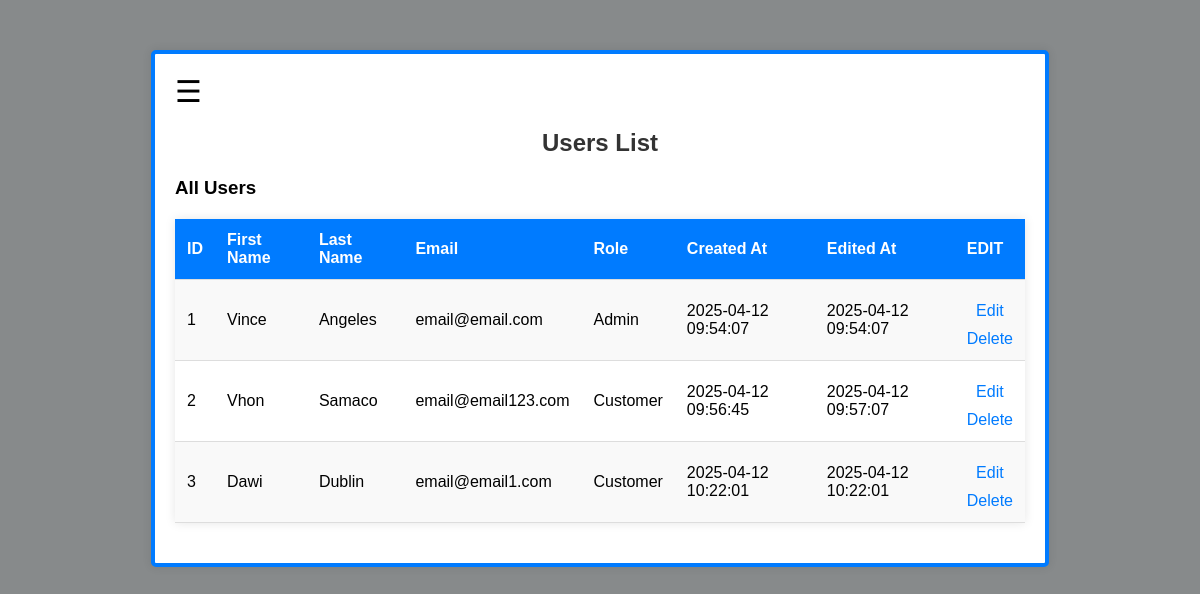
The app's page /users.php (signed in) with its own data.
### tables this page shows
CREATE TABLE `users1` (
  `id` int(11) NOT NULL,
  `firstname` varchar(50) NOT NULL,
  `lastname` varchar(50) NOT NULL,
  `email` varchar(100) NOT NULL,
  `password` varchar(255) NOT NULL,
  `created_at` timestamp NOT NULL DEFAULT current_timestamp(),
  `edited_at` timestamp NOT NULL DEFAULT current_timestamp() ON UPDATE current_timestamp(),
  `role` enum('Admin','Customer') DEFAULT NULL
);

### users.php (the view, shortened to what this page needs)
<?php
include 'connection.php';
$query = "SELECT id, firstname, lastname, email, role, created_at, edited_at FROM users1";
$result = $conn->query($query);
?>
<!DOCTYPE html>
<html lang="en">
<head>
    <link rel="stylesheet" type="text/css" href="styles.css">
</head>
<body>
    <div class="container large-container">
        <span style="font-size:30px;cursor:pointer" onclick="openNav()">&#9776;</span>
        <h2>Users List</h2>
        <h3>All Users</h3>
        <table>
            <tr>
                <th>ID</th>
                <th>First Name</th>
                <th>Last Name</th>
                <th>Email</th>
                <th>Role</th>
		        <th>Created At</th>
                <th>Edited At</th>
                <th>EDIT</th>
            </tr>
            <?php while ($row = $result->fetch_assoc()): ?>
            <tr>
                <td><?php echo htmlspecialchars($row['id']); ?></td>
                <td><?php echo htmlspecialchars($row['firstname']); ?></td>
                <td><?php echo htmlspecialchars($row['lastname']); ?></td>
                <td><?php echo htmlspecialchars($row['email']); ?></td>
                <td><?php echo htmlspecialchars($row['role']); ?></td>
                <td><?php echo htmlspecialchars($row['created_at']); ?></td>
                <td><?php echo htmlspecialchars($row['edited_at']); ?></td>
                <td>
                <a href="users.php?edit_id=<?php echo $row['id']; ?>">Edit</a>
                <a href="users.php?delete_id=<?php echo $row['id']; ?>" onclick="return confirm('Are you sure you want to remove this User?');">Delete</a>
                </td>
            </tr>
            <?php endwhile; ?>
        </table>
    </div>
</body>
</html>

### styles.css (style rules this page uses)
body { font-family: Arial, sans-serif; background-color: #878a8b ; margin: 0; padding: 0; }
.container { width: 300px; margin: 50px auto; padding: 20px; background: white; border-radius: 5px; box-shadow: 0 0 10px rgba(0, 0, 0, 0.1); border: 4px solid #007bff; }
.large-container { width: 850px; margin: 50px auto; padding: 20px; background: white; border-radius: 5px; box-shadow: 0 0 10px rgba(0, 0, 0, 0.1); border: 4px solid #007bff; }
h2 { text-align: center; color: #333; }
a { text-align: center; display: block; margin-top: 10px; color: #007bff; text-decoration: none; }
table { width: 100%; border-collapse: collapse; margin: 20px 0; box-shadow: 0 0 10px rgba(0, 0, 0, 0.1); }
th, td { padding: 12px; text-align: left; border-bottom: 1px solid #ddd; }
th { background-color: #007bff; color: white; font-weight: bold; }
tr:nth-child(even) { background-color: #f9f9f9; }
tr:nth-child(odd) { background-color: #ffffff; }

### records on screen
users1: id "1", firstname "Vince", lastname "Angeles", email "email@email.com", role "Admin", created_at "2025-04-12 09:54:07", edited_at "2025-04-12 09:54:07"
users1: id "2", firstname "Vhon", lastname "Samaco", email "email@email123.com", role "Customer", created_at "2025-04-12 09:56:45", edited_at "2025-04-12 09:57:07"
users1: id "3", firstname "Dawi", lastname "Dublin", email "email@email1.com", role "Customer", created_at "2025-04-12 10:22:01", edited_at "2025-04-12 10:22:01"
